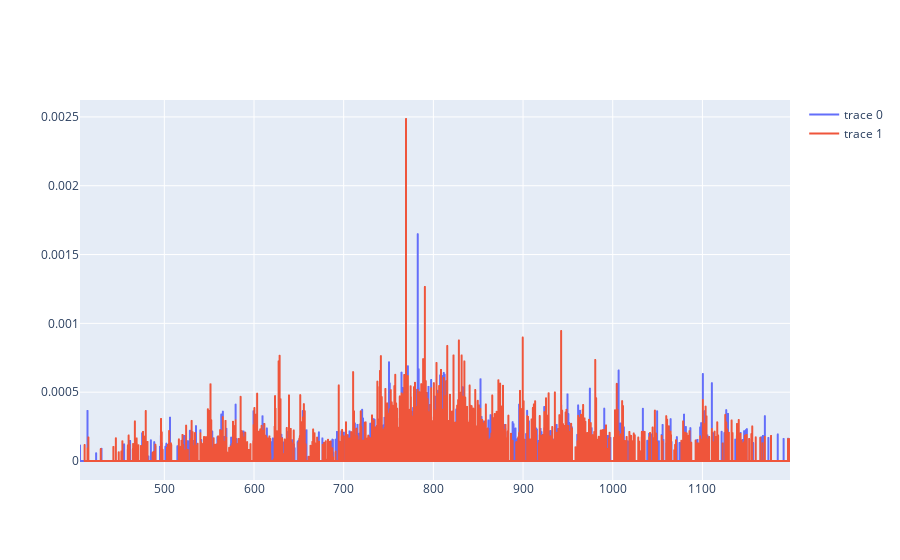

The notebook cell saved with this chart:
### Markdown cell above
## Match array to high-dimensional one

### Code cell
# Compute sum of spectra over all slices
spectrum_sum = spectra.convert_array_to_fine_grained(data.get_array_spectra(slice_index=1), 10**-4, lb = 350, hb = 1250 )
spectrum_sum[1,:]+=1 # To divide afterwards

# Then compute the spectrum of a given pixel relative to this sum
idx_pix = 32350
spectrum = np.array(data.get_array_spectra(slice_index=1)[:,data.get_array_lookup_pixels(slice_index=1)[idx_pix,0]:data.get_array_lookup_pixels(slice_index=1)[idx_pix,1]+1])
spectrum[:,1] = spectrum[:,1]/np.sum(spectrum[:,1])
spectrum_hd = spectra.convert_array_to_fine_grained(spectrum, 10**-4, lb = 350, hb = 1250 )
spectrum_hd[1,:] = spectrum_hd[1,:]/spectrum_sum[1,:]
spectrum_856 = spectra.strip_zeros(spectrum_hd)
spectrum_856, _ = spectra.add_zeros_to_spectrum(spectrum_856)

#do another one
idx_pix = 48450
spectrum = np.array(data.get_array_spectra(slice_index=1)[:,data.get_array_lookup_pixels(slice_index=1)[idx_pix,0]:data.get_array_lookup_pixels(slice_index=1)[idx_pix,1]+1])
spectrum[:,1] = spectrum[:,1]/np.sum(spectrum[:,1])
spectrum_hd = spectra.convert_array_to_fine_grained(spectrum, 10**-4, lb = 350, hb = 1250 )
spectrum_hd[1,:] = spectrum_hd[1,:]/spectrum_sum[1,:]
spectrum_1056 = spectra.strip_zeros(spectrum_hd)
spectrum_1056, _ = spectra.add_zeros_to_spectrum(spectrum_1056)

# Plot
fig = go.Figure([go.Scattergl(x=spectrum_856[0,:], y=spectrum_856[1,:]), go.Scattergl(x=spectrum_1056[0,:], y=spectrum_1056[1,:])], )
fig.show(config=dict(displayModeBar=False))

### Figure 1 — Plotly figure (JSON) as saved in the notebook; plotly's stock layout.template omitted (floating-point values rounded to 4 significant figures; data arrays with more than 128 entries replaced by an {"elided": "..."} marker saying what was removed)
{"data": [{"type": "scattergl", "x": {"elided": "3511 float values"}, "y": {"elided": "3511 float values"}}, {"type": "scattergl", "x": {"elided": "3526 float values"}, "y": {"elided": "3526 float values"}}], "layout": {}}
